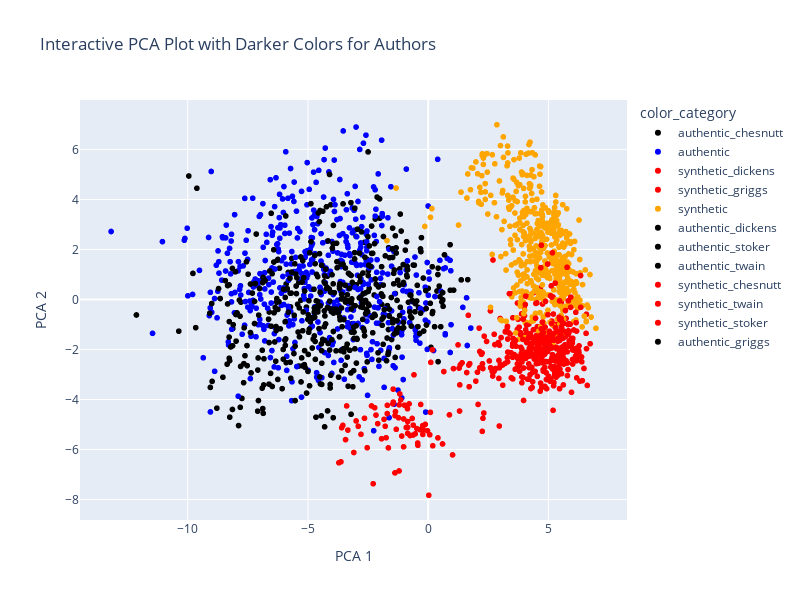

Notebook cell for this chart:
### Markdown cell above
# Eyeballing if clustering by gender, nation or race #

## Change the value of x to british, male or white to check nation, gender and race patterns within clusters ##

### Code cell
import plotly.express as px

male = ["dickens", "stoker", "twain", "chesnutt", "griggs"]
female = ["austen", "bronte", "gaskell", "alcott", "hopkins"]
british = ["stoker", "dickens", "austen", "gaskell", "bronte"]
american = ["twain", "chesnutt", "griggs", "alcott", "hopkins"]
white = ["stoker", "dickens", "austen", "gaskell", "bronte", "twain", "chesnutt", "alcott"]
black = ["griggs", "hopkins"]

x = male

# Define colors for categories, with darker colors for specific authors
color_map = {
    'authentic': 'blue',         # Regular blue for authentic
    'synthetic': 'orange',       # Regular orange for synthetic
}

# Add custom colors for each author in both 'authentic' and 'synthetic' categories
for author in x:
    color_map[f'authentic_{author}'] = 'black'  # Dark blue for specified author in authentic
    color_map[f'synthetic_{author}'] = 'red'    # Dark orange for specified author in synthetic

# Create a new column to assign darker colors if ID starts with any of the authors (case insensitive)
def get_color_category(row):
    for author in x:
        if row['ID'].lower().startswith(author):
            if row['category'] == 'authentic':
                return f'authentic_{author}'  # Custom color for author in authentic
            else:
                return f'synthetic_{author}'  # Custom color for author in synthetic
    return row['category']

# Apply the function to create the 'color_category' column
pca_df['color_category'] = pca_df.apply(get_color_category, axis=1)

# Create an interactive scatter plot with Plotly
fig = px.scatter(
    pca_df,
    x='PCA1',  # First principal component
    y='PCA2',  # Second principal component
    color='color_category',  # Color based on the new color category
    color_discrete_map=color_map,  # Assign specific colors including darker shades
    hover_data=['ID'],  # Show 'ID' column when hovering
    labels={'PCA1': 'PCA 1', 'PCA2': 'PCA 2'},  # Axis labels
    title=f'Interactive PCA Plot with Darker Colors for Authors', width=800, height=600
)

# Show the plot
fig.show()

# Save the plot as an HTML file
fig.write_html(f"interactive_pca_multiple_authors.html")
